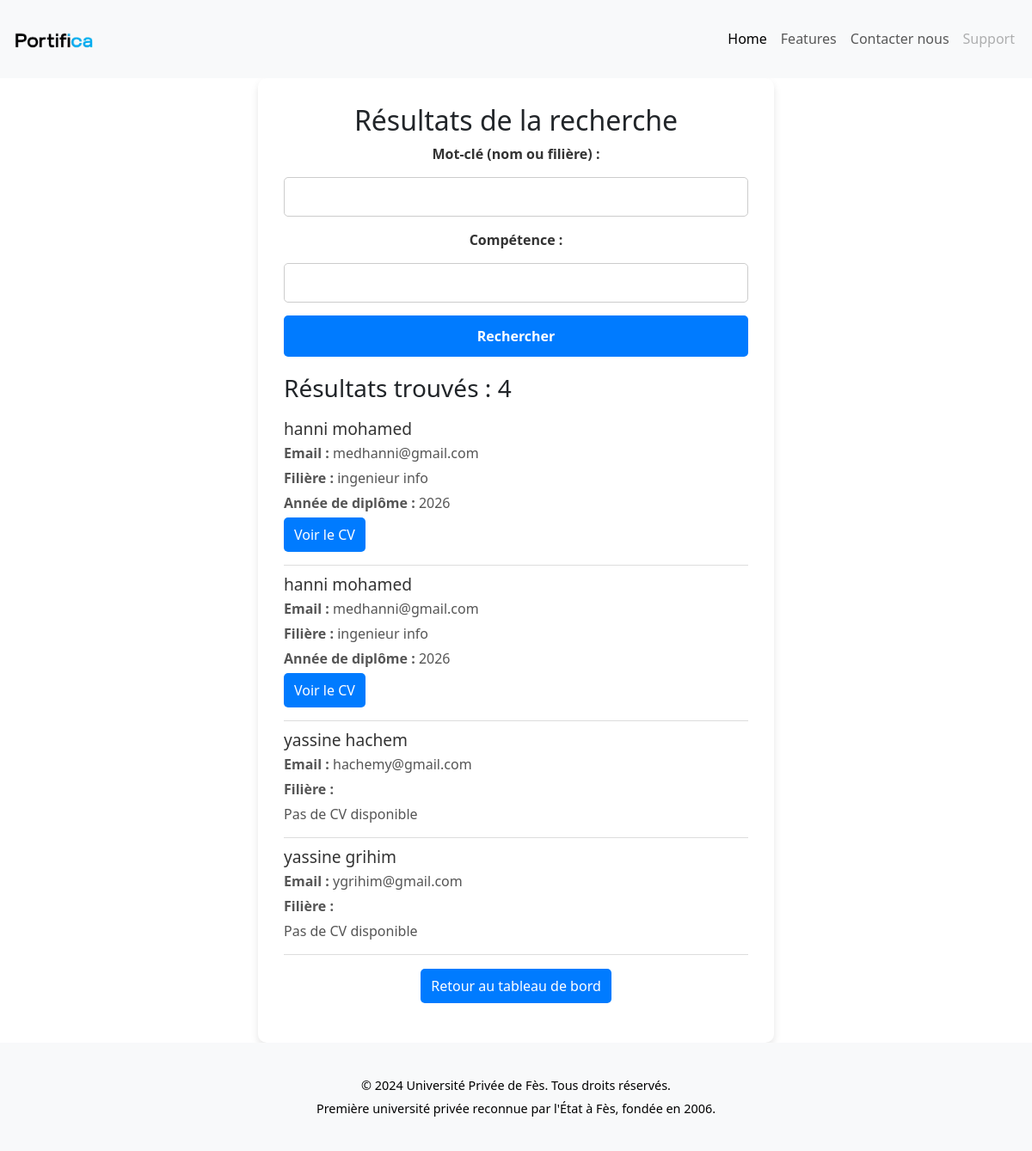
The page /search_cv.php (signed in) on the database its author committed.
### tables this page shows
CREATE TABLE `students` (
  `user_id` int(11) NOT NULL,
  `major` varchar(100) DEFAULT NULL,
  `graduation_year` int(11) DEFAULT NULL
);

CREATE TABLE `users` (
  `id` int(11) NOT NULL,
  `name` varchar(100) NOT NULL,
  `email` varchar(100) NOT NULL,
  `password` varchar(255) NOT NULL,
  `user_type` enum('student','recruiter','admin') NOT NULL,
  `created_at` timestamp NOT NULL DEFAULT current_timestamp()
);

### search_cv.php (the view, shortened to what this page needs)
<!DOCTYPE html>
<html lang="en">
<head>
</head>
<body>
<?php
require_once 'database.php';
include 'header.php';
$keyword = isset($_GET['keyword']) ? trim($_GET['keyword']) : '';
$skill = isset($_GET['skill']) ? trim($_GET['skill']) : '';
try {
    $query = "SELECT DISTINCT u.id as user_id, u.name, u.email, s.major, s.graduation_year, c.file_path
              FROM users u
              JOIN students s ON u.id = s.user_id
              LEFT JOIN cvs c ON s.user_id = c.student_id";
    $params = array();
    $stmt = $pdo->prepare($query);
    $stmt->execute($params);
    $results = $stmt->fetchAll(PDO::FETCH_ASSOC);
} catch (PDOException $e) {
    $error = "Erreur lors de la recherche : " . $e->getMessage();
}
?>
<main>
    <h2>Résultats de la recherche</h2>
    <div class="search-form">
        <form method="GET" action="search_cv.php">
            <label for="keyword">Mot-clé (nom ou filière) :</label>
            <input type="text" id="keyword" name="keyword" value="<?php echo htmlspecialchars($keyword); ?>">
            <label for="skill">Compétence :</label>
            <input type="text" id="skill" name="skill" value="<?php echo htmlspecialchars($skill); ?>">
            <input type="submit" value="Rechercher">
        </form>
    </div>
    <?php if (isset($error)): ?>
        <p class="error"><?php echo $error; ?></p>
    <?php elseif (empty($results)): ?>
        <p>Aucun résultat trouvé.</p>
    <?php else: ?>
        <div class="search-results">
            <h3>Résultats trouvés : <?php echo count($results); ?></h3>
            <ul class="cv-list">
            <?php foreach ($results as $result): ?>
                <li class="cv-item">
                    <h4><?php echo htmlspecialchars($result['name']); ?></h4>
                    <p><strong>Email :</strong> <?php echo htmlspecialchars($result['email']); ?></p>
                    <p><strong>Filière :</strong> <?php echo htmlspecialchars($result['major']); ?></p>
                    <?php if ($result['graduation_year']): ?>
                        <p><strong>Année de diplôme :</strong> <?php echo htmlspecialchars($result['graduation_year']); ?></p>
                    <?php endif; ?>
                    <?php if ($result['file_path']): ?>
                        <p><a href="view_cv.php?student_id=<?php echo $result['user_id']; ?>" class="button">Voir le CV</a></p>
                    <?php else: ?>
                        <p class="no-cv">Pas de CV disponible</p>
                    <?php endif; ?>
                </li>
            <?php endforeach; ?>
            </ul>
        </div>
    <?php endif; ?>
    <p><a href="dashboard.php" class="button">Retour au tableau de bord</a></p>
</main>
<footer>
<?php include 'footer.php'; ?>
</body>
</html>

### style.css (style rules this page uses)
body, html { margin: 0; padding: 0; width: 100%; }
main, footer { width: 100%; margin: 0; }
footer { background-color: #f8f9fa; padding: 10px 0; }
footer { background-color: #f8f9fa; text-align: center; padding: 1.5rem 0; margin: 0; width: 100%; }

### search_cv.php (style rules this page uses)
body { font-family: 'Arial', sans-serif; background-color: #f8f9fc; margin: 0; padding: 0; display: flex; flex-direction: column; min-height: 100vh; justify-content: center; align-items: center; }
main { flex: 1; max-width: 600px; margin: 50px auto; padding: 30px; background-color: #fff; border-radius: 10px; box-shadow: 0 5px 10px rgba(0, 0, 0, 0.1); text-align: center; }
h2 { font-size: 1.8rem; color: #2a2a72; margin-bottom: 20px; }
.search-form form { display: flex; flex-direction: column; gap: 15px; }
label { font-weight: bold; color: #333; }
input[type="text"] { padding: 10px; border: 1px solid #ccc; border-radius: 5px; font-size: 1rem; color: #333; }
input[type="submit"] { background-color: #007bff; color: #fff; padding: 12px; font-size: 1rem; font-weight: bold; border: none; border-radius: 5px; cursor: pointer; transition: background-color 0.3s ease; }
.search-results { text-align: left; margin-top: 20px; }
.cv-list { list-style: none; padding: 0; }
.cv-item { border-bottom: 1px solid #ddd; padding: 10px 0; }
.cv-item h4 { margin: 0; font-size: 1.2rem; color: #333; }
.cv-item p { margin: 5px 0; color: #555; }
.button { display: inline-block; background-color: #007bff; color: #fff; text-decoration: none; padding: 8px 12px; border-radius: 5px; transition: background-color 0.3s ease; }
.no-cv { color: #999; }
footer { background-color: #2a2a72; color: black; text-align: center; padding: 10px 0; font-size: 0.9rem; margin-top: auto; }

### rows shown on the page
students: user_id.name "hanni mohamed", user_id.email "medhanni@gmail.com", major "ingenieur info", graduation_year "2026"
students: user_id.name "yassine hachem", user_id.email "hachemy@gmail.com", shows "Pas de CV disponible"
students: user_id.name "yassine grihim", user_id.email "ygrihim@gmail.com", shows "Pas de CV disponible"

### other values the page prints
count($results) "4"
